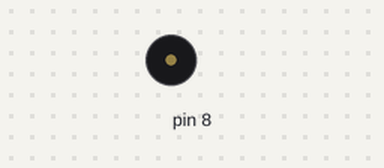
Bench run of a sketch on a simulated Arduino Uno, built with avr-gcc and run on an emulated ATmega328P. Parts: buzzer (waves = sounding).

Above: at 0.76 s.
At 9.16 s:
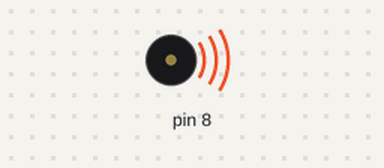
Timing chart, 0 to 10.0 s (numbered marks = the images above):
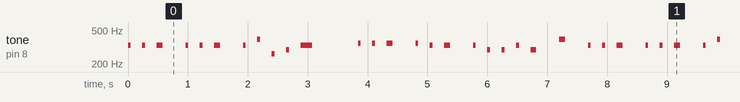

Measured:
- by itself, tone on pin 8: plays 330 Hz for 0.05 s, 330 Hz for 0.05 s, 330 Hz for 0.10 s, 330 Hz for 0.05 s, 330 Hz for 0.05 s, 330 Hz for 0.10 s … (382 notes in this stretch)

The sketch:

cancion-navidad.ino
```cpp
// Definición de las frecuencias de las notas.
#define DO1 33
#define DO1S 35
#define RE1 37
#define RE1S 39
#define MI1 41
#define FA1 44
#define FA1S 46
#define SOL1 49
#define SOL1S 52
#define LA1 55
#define LA1S 58
#define SI1 62
#define DO2 65
#define DO2S 69
#define RE2 73
#define RE2S 78
#define MI2 82
#define FA2 87
#define FA2S 93
#define SOL2 98
#define SOL2S 104
#define LA2 110
#define LA2S 117
#define SI2 123
#define DO3 131
#define DO3S 139
#define RE3 147
#define RE3S 156
#define MI3 165
#define FA3 175
#define FA3S 185
#define SOL3 196
#define SOL3S 208
#define LA3 220
#define LA3S 233
#define SI3 247
#define DO4 262
#define DO4S 277
#define RE4 294
#define RE4S 311
#define MI4 330
#define FA4 349
#define FA4S 370
#define SOL4 392
#define SOL4S 415
#define LA4 440
#define LA4S 466
#define SI4 494
#define DO5 523
#define DO5S 554
#define RE5 587
#define RE5S 622
#define MI5 659
#define FA5 698
#define FA5S 740
#define SOL5 784
#define SOL5S 831
#define LA5 880
#define LA5S 932
#define SI5 988
#define DO6 1047
#define DO6S 1109
#define RE6 1175
#define RE6S 1245
#define MI6 1319
#define FA6 1397
#define FA6S 1480
#define SOL6 1568
#define SOL6S 1661
#define LA6 1760
#define LA6S 1865
#define SI6 1976
#define DO7 2093
#define DO7S 2217
#define RE7 2349
#define RE7S 2489
#define MI7 2637
#define FA7 2794
#define FA7S 2960
#define SOL7 3136
#define SOL7S 3322
#define LA7 3520
#define LA7S 3729
#define SI7 3951
#define redondap 288
#define redonda 192
#define blancap 144
#define blanca 96
#define negrap 72
#define negra 48
#define corcheap 36
#define corchea 24
#define semicorcheap 18
#define tresillo 16
#define semicorchea 12
#define fusap 9
#define fusa 6
#define semifusa 3

// Definir pines de entrada
void setup() {
}
void loop() {
int tempo=5;

navidad(8, MI4, negra,tempo);
navidad(8, MI4, negra,tempo);
navidad(8, MI4, blanca,tempo);
navidad(8, MI4, negra,tempo);
navidad(8, MI4, negra,tempo);
navidad(8, MI4, blanca,tempo);
navidad(8, MI4, negra,tempo);
navidad(8, SOL4, negra,tempo);
navidad(8, DO4, negra,tempo);
navidad(8, RE4, negra,tempo);
navidad(8, MI4, redonda,tempo);
navidad(8, FA4, negra,tempo);
navidad(8, FA4, negra,tempo);
navidad(8, FA4, blanca,tempo);
navidad(8, FA4, negra,tempo);
navidad(8, MI4, negra,tempo);
navidad(8, MI4, blanca,tempo);
navidad(8, MI4, negra,tempo);
navidad(8, RE4, negra,tempo);
navidad(8, RE4, negra,tempo);
navidad(8, MI4, negra,tempo);
navidad(8, RE4, blanca,tempo);
navidad(8, SOL4, blanca,tempo);
navidad(8, MI4, negra,tempo);
navidad(8, MI4, negra,tempo);
navidad(8, MI4, blanca,tempo);
navidad(8, MI4, negra,tempo);
navidad(8, MI4, negra,tempo);
navidad(8, MI4, blanca,tempo);
navidad(8, MI4, negra,tempo);
navidad(8, SOL4, negra,tempo);
navidad(8, DO4, negra,tempo);
navidad(8, RE4, negra,tempo);
navidad(8, MI4, redonda,tempo);
navidad(8, FA4, negra,tempo);
navidad(8, FA4, negra,tempo);
navidad(8, FA4, blanca,tempo);
navidad(8, FA4, negra,tempo);
navidad(8, MI4, negra,tempo);
navidad(8, MI4, blanca,tempo);
navidad(8, SOL4, negra,tempo);
navidad(8, SOL4, negra,tempo);
navidad(8, FA4, negra,tempo);
navidad(8, RE4, negra,tempo);
navidad(8, DO4, redonda,tempo);
}

void navidad(int pin, int nota, int duracion, int tiempo){
int tiempot=duracion*tiempo;
tone(pin, nota, duracion);
delay(tiempot);
}
```
